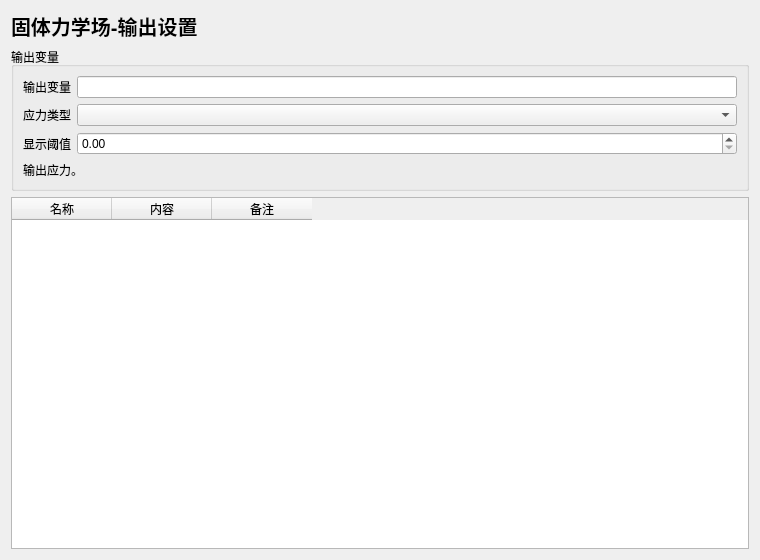
<?xml version="1.0" encoding="UTF-8"?>
<ui version="4.0">
 <class>SolidOutputWidget</class>
 <widget class="QWidget" name="SolidOutputWidget">
  <property name="geometry">
   <rect><x>0</x><y>0</y><width>760</width><height>560</height></rect>
  </property>
  <layout class="QVBoxLayout" name="verticalLayout">
   <item>
    <widget class="QLabel" name="titleLabel">
     <property name="styleSheet"><string notr="true">font-size: 20px; font-weight: 700;</string></property>
     <property name="text"><string>固体力学场-输出设置</string></property>
    </widget>
   </item>
   <item>
    <widget class="QGroupBox" name="mainGroupBox">
     <property name="title"><string>输出变量</string></property>
     <layout class="QFormLayout" name="formLayout">
      <item row="0" column="0"><widget class="QLabel" name="labelA"><property name="text"><string>输出变量</string></property></widget></item>
      <item row="0" column="1"><widget class="QLineEdit" name="lineEditA"/></item>
      <item row="1" column="0"><widget class="QLabel" name="labelB"><property name="text"><string>应力类型</string></property></widget></item>
      <item row="1" column="1"><widget class="QComboBox" name="comboBoxB"/></item>
      <item row="2" column="0"><widget class="QLabel" name="labelC"><property name="text"><string>显示阈值</string></property></widget></item>
      <item row="2" column="1"><widget class="QDoubleSpinBox" name="doubleSpinBoxC"/></item>
      <item row="3" column="0" colspan="2">
       <widget class="QLabel" name="descLabel">
        <property name="wordWrap"><bool>true</bool></property>
        <property name="text"><string>输出应力。</string></property>
       </widget>
      </item>
     </layout>
    </widget>
   </item>
   <item>
    <widget class="QTableWidget" name="tableWidget">
     <column><property name="text"><string>名称</string></property></column>
     <column><property name="text"><string>内容</string></property></column>
     <column><property name="text"><string>备注</string></property></column>
    </widget>
   </item>
  </layout>
 </widget>
 <resources/>
 <connections/>
</ui>
